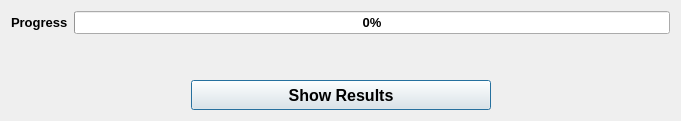
<?xml version="1.0" encoding="UTF-8"?>
<ui version="4.0">
 <class>ProgressBar</class>
 <widget class="QDialog" name="ProgressBar">
  <property name="geometry">
   <rect>
    <x>0</x>
    <y>0</y>
    <width>681</width>
    <height>121</height>
   </rect>
  </property>
  <property name="windowTitle">
   <string>Progress Bar</string>
  </property>
  <layout class="QGridLayout" name="gridLayout">
   <item row="0" column="0">
    <layout class="QFormLayout" name="formLayout">
     <item row="0" column="0">
      <widget class="QLabel" name="label">
       <property name="font">
        <font>
         <pointsize>10</pointsize>
         <weight>75</weight>
         <bold>true</bold>
        </font>
       </property>
       <property name="text">
        <string>Progress</string>
       </property>
      </widget>
     </item>
     <item row="0" column="1">
      <widget class="QProgressBar" name="progressBar">
       <property name="font">
        <font>
         <pointsize>10</pointsize>
         <weight>75</weight>
         <bold>true</bold>
        </font>
       </property>
       <property name="value">
        <number>0</number>
       </property>
      </widget>
     </item>
    </layout>
   </item>
   <item row="1" column="0">
    <layout class="QHBoxLayout" name="horizontalLayout">
     <item>
      <spacer name="horizontalSpacer">
       <property name="orientation">
        <enum>Qt::Horizontal</enum>
       </property>
       <property name="sizeHint" stdset="0">
        <size>
         <width>40</width>
         <height>20</height>
        </size>
       </property>
      </spacer>
     </item>
     <item>
      <widget class="QPushButton" name="show_result_btn">
       <property name="minimumSize">
        <size>
         <width>300</width>
         <height>30</height>
        </size>
       </property>
       <property name="font">
        <font>
         <family>Arial</family>
         <pointsize>12</pointsize>
         <weight>75</weight>
         <italic>false</italic>
         <bold>true</bold>
        </font>
       </property>
       <property name="styleSheet">
        <string notr="true"/>
       </property>
       <property name="text">
        <string>Show Results</string>
       </property>
      </widget>
     </item>
     <item>
      <spacer name="horizontalSpacer_2">
       <property name="orientation">
        <enum>Qt::Horizontal</enum>
       </property>
       <property name="sizeHint" stdset="0">
        <size>
         <width>40</width>
         <height>20</height>
        </size>
       </property>
      </spacer>
     </item>
    </layout>
   </item>
  </layout>
 </widget>
 <resources/>
 <connections/>
</ui>
